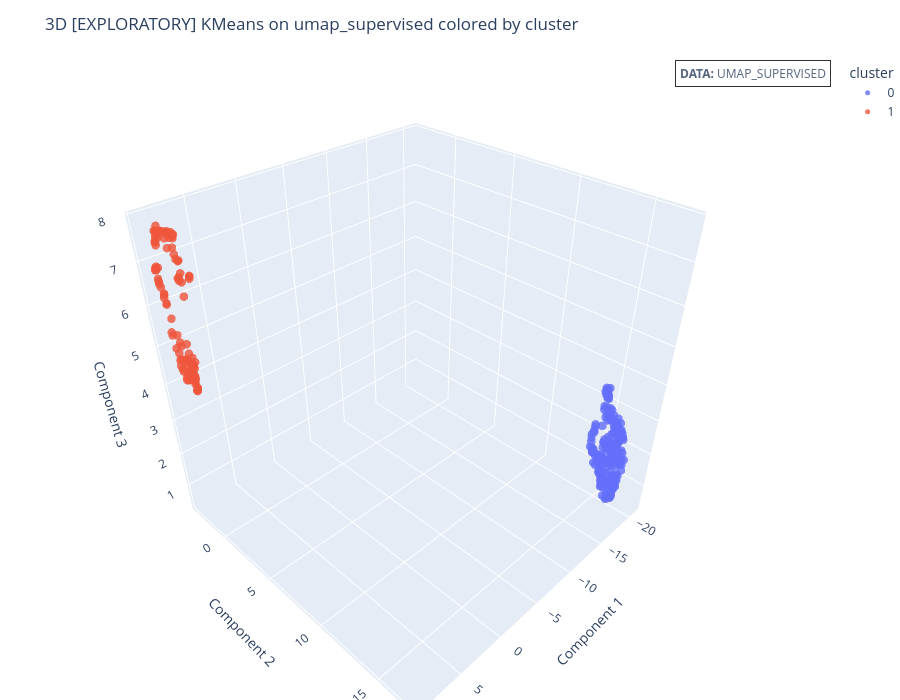

The cell this chart's notebook holds for it:
### Markdown cell above
## Supervised embeddings & t-SNE – exploratory clustering

The following section applies clustering to:

- **Supervised UMAP**, **semi-supervised UMAP**, and **XGBoost leaf + UMAP**,
  which are *label-informed* embeddings (they encode information about `DEATH_EVENT`).
- **t-SNE** embeddings, which preserve local neighborhoods but distort global structure.

Because of this, clusters in these spaces **cannot be interpreted** as purely
unsupervised structure in the original clinical feature space. The results are
used mainly for **visualization and exploratory analysis**, not as the main
basis for conclusions.

### Code cell
exploratory_params_km = {
    "umap_supervised":     {"k": 2, "n_init": 10},
    "umap_semisupervised": {"k": 2, "n_init": 10},
    "umap_xgb":            {"k": 3, "n_init": 20},
}

for name, X in embeddings_supervised.items():
    p = exploratory_params_km[name]

    km = KMeans(
        n_clusters=p["k"],
        n_init=p["n_init"],
        random_state=SEED,
    )
    labels = km.fit_predict(X)

    scores = show_scores(f"[EXPLORATORY] KMeans on {name}", X, labels, y)
    append_result(rows, algo="kmeans", embedding=f"{name}_exploratory", labels=labels, scores_in=scores["internal"], scores_ex=scores["external"], params=p)

    fig = plot_3d(X3d=X, y=labels, algorithm=f"[EXPLORATORY] KMeans on {name}", target_name="cluster", data_name=name.upper())
    show(fig)

exploratory_results = []
pd.DataFrame([
    {
        "Embedding": r["emb"],
        "Algorithm": r["algo"].upper(),
        "Clusters": r["metrics"].get("n_clusters"),
        "Silhouette": r["metrics"].get("silhouette"),
        "ARI": r["metrics"].get("ari"),
        "NMI": r["metrics"].get("nmi"),
    }
    for r in exploratory_results
])

### Figure 1 — Plotly figure (JSON) as saved in the notebook; plotly's stock layout.template omitted (floating-point values rounded to 4 significant figures; data arrays with more than 128 entries replaced by an {"elided": "..."} marker saying what was removed)
{"data": [{"hovertemplate": "<b>cluster</b>: 0<br>Component 1: %{x:.3f}<br>Component 2: %{y:.3f}<br>Component 3: %{z:.3f}<extra></extra>", "marker": {"line": {"width": 0}, "opacity": 0.8, "size": 5}, "mode": "markers", "name": "0", "type": "scatter3d", "x": {"elided": "203 float values"}, "y": {"elided": "203 float values"}, "z": {"elided": "203 float values"}}, {"hovertemplate": "<b>cluster</b>: 1<br>Component 1: %{x:.3f}<br>Component 2: %{y:.3f}<br>Component 3: %{z:.3f}<extra></extra>", "marker": {"line": {"width": 0}, "opacity": 0.8, "size": 5}, "mode": "markers", "name": "1", "type": "scatter3d", "x": [7.967, 8.149, 7.945, 7.95, 8.985, 9.149, 8.173, 8.204, 9.071, 9.128, 7.823, 8.935, 8.761, 8.097, 9.12, 8.55, 8.372, 7.884, 9.172, 7.998, 8.098, 8.039, 8.473, 8.735, 8.067, 9.139, 8.491, 8.035, 7.938, 8.66, 8.934, 8.125, 8.327, 8.23, 8.784, 8.872, 9.12, 8.364, 8.549, 8.944, 7.917, 9.006, 8.935, 8.376, 7.985, 8.217, 7.8, 9.175, 8.037, 7.955, 9.107, 8.95, 8.382, 8.599, 8.235, 8.451, 9.018, 8.035, 9.208, 7.807, 8.453, 8.625, 8.997, 8.327, 8.537, 7.933, 8.344, 8.064, 8.897, 7.899, 8.132, 8.949, 8.734, 8.277, 8.808, 8.153, 8.121, 8.04, 8.845, 9.103, 8.927, 8.128, 8.656, 7.939, 8.104, 8.294, 7.86, 8.128, 9.019, 8.859, 8.315, 8.434, 8.946, 8.865, 8.27, 9.255, 8.321, 8.944, 8.951, 8.041, 7.765, 8.522, 8.159, 9.198, 7.952], "y": [-2.93, -2.303, -2.064, -2.652, -2.724, -2.749, -3.058, -2.922, -3.067, -3.03, -2.216, -2.597, -2.62, -3.012, -3.108, -2.647, -3.103, -2.246, -3.039, -2.728, -2.113, -3.016, -2.307, -2.604, -2.085, -2.615, -2.686, -2.061, -1.976, -2.478, -2.66, -2.293, -2.326, -2.218, -2.759, -3.09, -2.534, -1.935, -0.1824, -2.573, -2.873, -3.018, -2.684, -2.292, -2.247, -2.394, -2.19, -3.03, -2.142, -1.956, -3.128, -3.032, -2.019, -2.615, -2.137, -3.156, -2.544, -2.653, -2.697, -2.244, -2.219, -2.517, -2.761, -1.964, -0.2144, -2.008, -2.118, -2.416, -2.519, -2.58, -2.506, -3.019, -3.059, -2.279, -2.545, -2.31, -2.043, -2.685, -3.115, -3.123, -2.536, -2.193, -2.429, -1.895, -2.581, -3.15, -2.962, -2.121, -2.563, -2.445, -3.11, -2.395, -2.767, -2.418, -2.222, -2.974, -2.108, -2.718, -3.103, -2.093, -2.169, -0.1821, -2.454, -3.111, -2.879], "z": [4.302, 7.672, 6.253, 4.146, 7.396, 5.346, 4.58, 4.424, 6.434, 6.906, 7.546, 7.625, 4.174, 4.549, 6.821, 4.295, 5.025, 7.639, 6.638, 4.499, 7.345, 4.524, 7.548, 7.647, 6.623, 5.045, 4.249, 7.101, 7.059, 4.194, 7.704, 4.533, 4.865, 3.941, 4.696, 6.012, 4.616, 4.619, 7.01, 4.434, 4.436, 6.875, 7.547, 5.116, 7.592, 4.035, 7.594, 6.586, 7.193, 6.795, 6.833, 6.252, 4.254, 4.151, 4.589, 5.21, 4.506, 4.089, 5.437, 7.509, 7.353, 7.692, 7.459, 4.541, 6.963, 6.587, 4.338, 7.627, 7.72, 4.664, 4.322, 6.284, 5.665, 3.898, 4.259, 3.947, 4.669, 4.043, 6.031, 6.506, 7.707, 7.547, 7.709, 7.083, 4.091, 4.913, 4.279, 6.673, 4.912, 7.825, 4.525, 7.684, 7.456, 7.595, 3.891, 6.895, 3.983, 4.704, 6.177, 6.702, 7.59, 7.024, 7.611, 6.821, 4.34]}], "layout": {"annotations": [{"bgcolor": "white", "bordercolor": "black", "borderpad": 4, "borderwidth": 1, "font": {"size": 12}, "opacity": 0.8, "showarrow": false, "text": "<b>DATA:</b> UMAP_SUPERVISED", "x": 1, "xanchor": "right", "xref": "paper", "y": 1, "yanchor": "top", "yref": "paper"}], "height": 700, "legend": {"itemsizing": "trace", "title": {"text": "cluster"}}, "margin": {"b": 0, "l": 0, "r": 0, "t": 60}, "scene": {"xaxis": {"title": {"text": "Component 1"}}, "yaxis": {"title": {"text": "Component 2"}}, "zaxis": {"title": {"text": "Component 3"}}}, "title": {"text": "3D [EXPLORATORY] KMeans on umap_supervised colored by cluster"}, "width": 900}}
